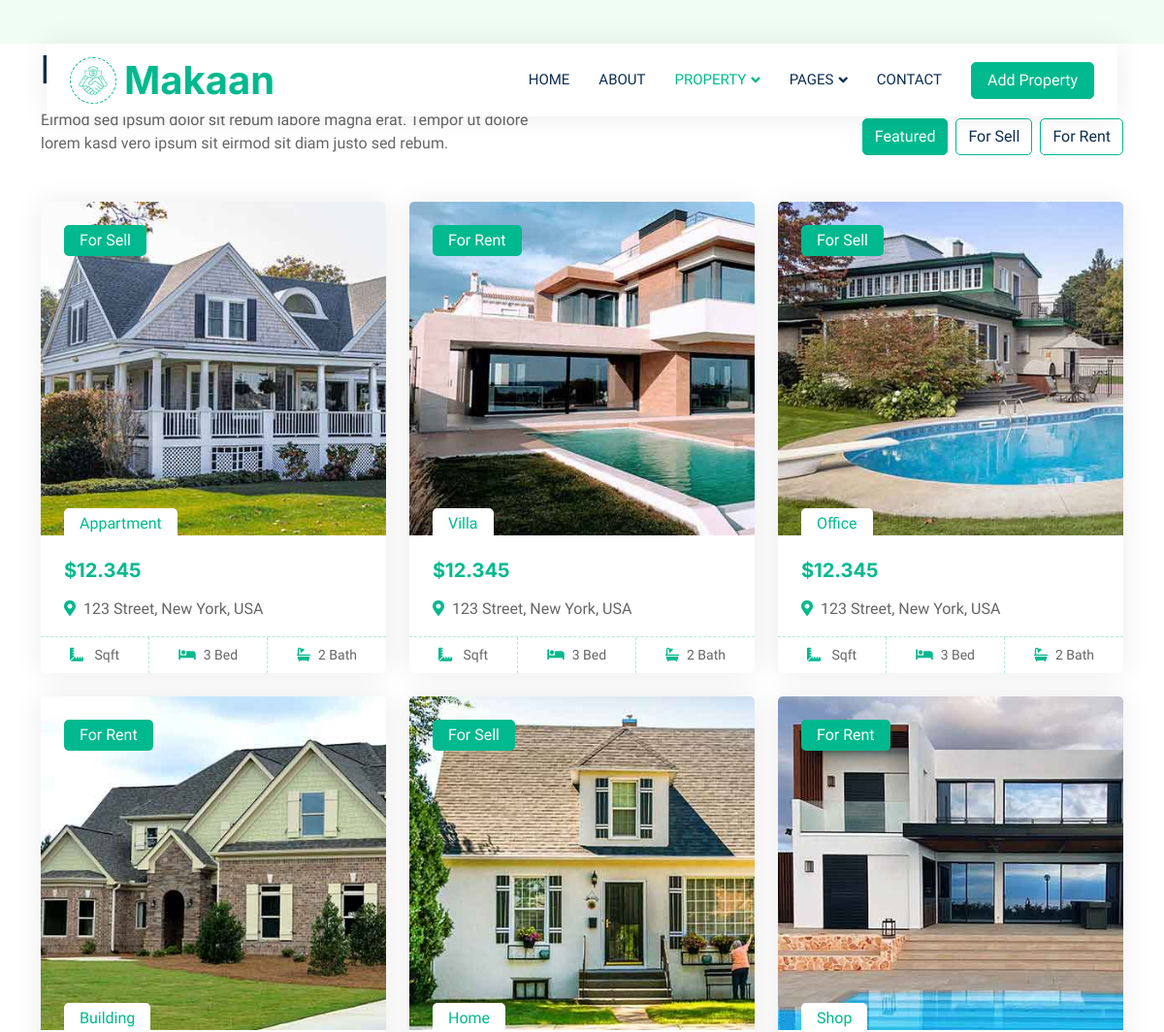
Page /pr_list/ (upper part) on the earlier database version.
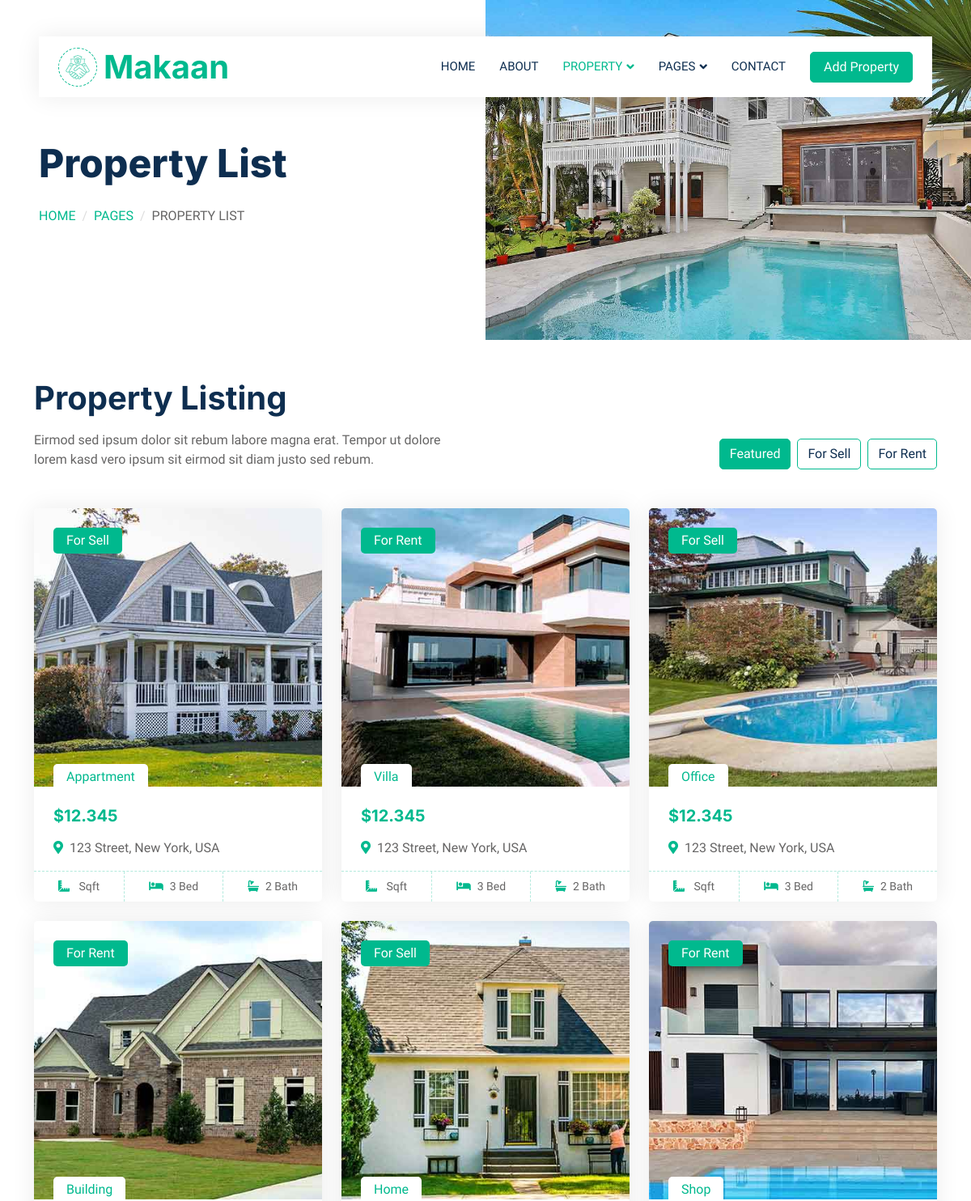
Same page on the later database version.
### main/models.py (models this page shows, shortened)
class PropertyListing(models.Model):
    img=models.ImageField('img',upload_to='img')
    name=models.CharField('name',max_length=255)
    npatak=models.CharField('npatak',max_length=255)
    price=models.FloatField('price')
    information=models.CharField('information',max_length=255)
    adress=models.CharField('adress',max_length=255)
    taracq=models.FloatField('taracq')
    bed=models.IntegerField('bed')
    bath=models.IntegerField('bath')

class AboutStatus(models.Model):
    img = models.ImageField('image',upload_to='images')
    text = models.CharField('Some text',max_length=255)
    word1 = models.CharField('word1',max_length=255)
    word2 = models.CharField('word2',max_length=255)
    word3 = models.CharField('word3',max_length=255)

### main/views.py (the view, shortened to what this page needs)
# urls.py: path('pr_list/',PropertyListView.as_view(),name = 'pr_list'),
class PropertyListView(ListView):
    template_name='property-list.html'
    def get(self,request):
        propertylisting=PropertyListing.objects.all()
        contactagent=ContactAgent.objects.all()
        context={
            'propertylisting':propertylisting,
            'contactagent':contactagent
            }
        MainInfoF(context,'Property List','Property List')
        return render(request,self.template_name,context)

### main/views.py (called while the page is built)
def MainInfoF(context,title,subtitle):
    context['maininfo'] = MainInfo.objects.get()
    context['aboutstatus'] = AboutStatus.objects.all()
    context['gallery'] = Gallery.objects.all()
    context['subtitle'] = subtitle
    context['title'] = title

### main/templates/property-list.html (shortened to what this page needs)
{% extends 'base_2.html' %}
    {% block content_2 %}
      <div class="container-xxl py-5">
        <div class="container">
            <div class="row g-0 gx-5 align-items-end">
                <div class="col-lg-6">
                    <div class="text-start mx-auto mb-5 wow slideInLeft" data-wow-delay="0.1s">
                        <h1 class="mb-3">Property Listing</h1>
                        <p>Eirmod sed ipsum dolor sit rebum labore magna erat. Tempor ut dolore lorem kasd vero ipsum sit eirmod sit diam justo sed rebum.</p>
                    </div>
                </div>
                <div class="col-lg-6 text-start text-lg-end wow slideInRight" data-wow-delay="0.1s">
                    <ul class="nav nav-pills d-inline-flex justify-content-end mb-5">
                        <li class="nav-item me-2">
                            <a class="btn btn-outline-primary active" data-bs-toggle="pill" href="#tab-1">Featured</a>
                        </li>
                        <li class="nav-item me-2">
                            <a class="btn btn-outline-primary" data-bs-toggle="pill" href="#tab-2">For Sell</a>
                        </li>
                        <li class="nav-item me-0">
                            <a class="btn btn-outline-primary" data-bs-toggle="pill" href="#tab-3">For Rent</a>
                        </li>
                    </ul>
                </div>
            </div>
            <div class="tab-content">
                <div id="tab-1" class="tab-pane fade show p-0 active">
                    <div class="row g-4">
                        {% for i in propertylisting %}
                        <div class="col-lg-4 col-md-6 wow fadeInUp" data-wow-delay="0.1s">
                            <div class="property-item rounded overflow-hidden">
                                <div class="position-relative overflow-hidden">
                                    <a href=""><img class="img-fluidi" src="{{ i.img.url }}" alt="" height="344px" width="516px"></a>
                                    <div class="bg-primary rounded text-white position-absolute start-0 top-0 m-4 py-1 px-3">{{ i.npatak }}</div>
                                    <div class="bg-white rounded-top text-primary position-absolute start-0 bottom-0 mx-4 pt-1 px-3">{{ i.name }}</div>
                                </div>
                                <div class="p-4 pb-0">
                                    <h5 class="text-primary mb-3">${{ i.price }}</h5>
                                    <p><i class="fa fa-map-marker-alt text-primary me-2"></i>{{ i.adress }}</p>
                                </div>
                                <div class="d-flex border-top">
                                    <small class="flex-fill text-center border-end py-2"><i class="fa fa-ruler-combined text-primary me-2"></i>{{ i.teritory }} Sqft</small>
                                    <small class="flex-fill text-center border-end py-2"><i class="fa fa-bed text-primary me-2"></i>{{ i.bed }} Bed</small>
                                    <small class="flex-fill text-center py-2"><i class="fa fa-bath text-primary me-2"></i>{{ i.bath }} Bath</small>
                                </div>
                            </div>
                        </div>
                        {% endfor %}
                    </div>
                </div>
            </div>
        </div>
    </div>
{% endblock %}

### main/templates/base_2.html
{% extends 'base.html' %}
    {% block content %}
<div class="container-fluid header bg-white p-0">
    <div class="row g-0 align-items-center flex-column-reverse flex-md-row">
        {% for i in aboutstatus %}
        <div class="col-md-6 p-5 mt-lg-5">
            <h1 class="display-5 animated fadeIn mb-4">{{ subtitle }}</h1>
                <nav aria-label="breadcrumb animated fadeIn">
                <ol class="breadcrumb text-uppercase">
                    <li class="breadcrumb-item"><a href="#">{{ i.word1 }}</a></li>
                    <li class="breadcrumb-item"><a href="#">{{ i.word2 }}</a></li>
                    <li class="breadcrumb-item text-body active" aria-current="page">{{ title }}</li>
                </ol>
            </nav>
        </div>
        <div class="col-md-6 animated fadeIn">
            <img class="img-fluid" src="{{ i.img.url }}" alt="">
        </div>
        {% endfor %}
    </div>
</div>
{% block content_2 %}
{% endblock %}
{% endblock %}

Differences in the rows shown:
added AboutStatus: subtitle "Property List", word1 "HOME", word2 "PAGES", title "PROPERTY LIST", img (picture)
